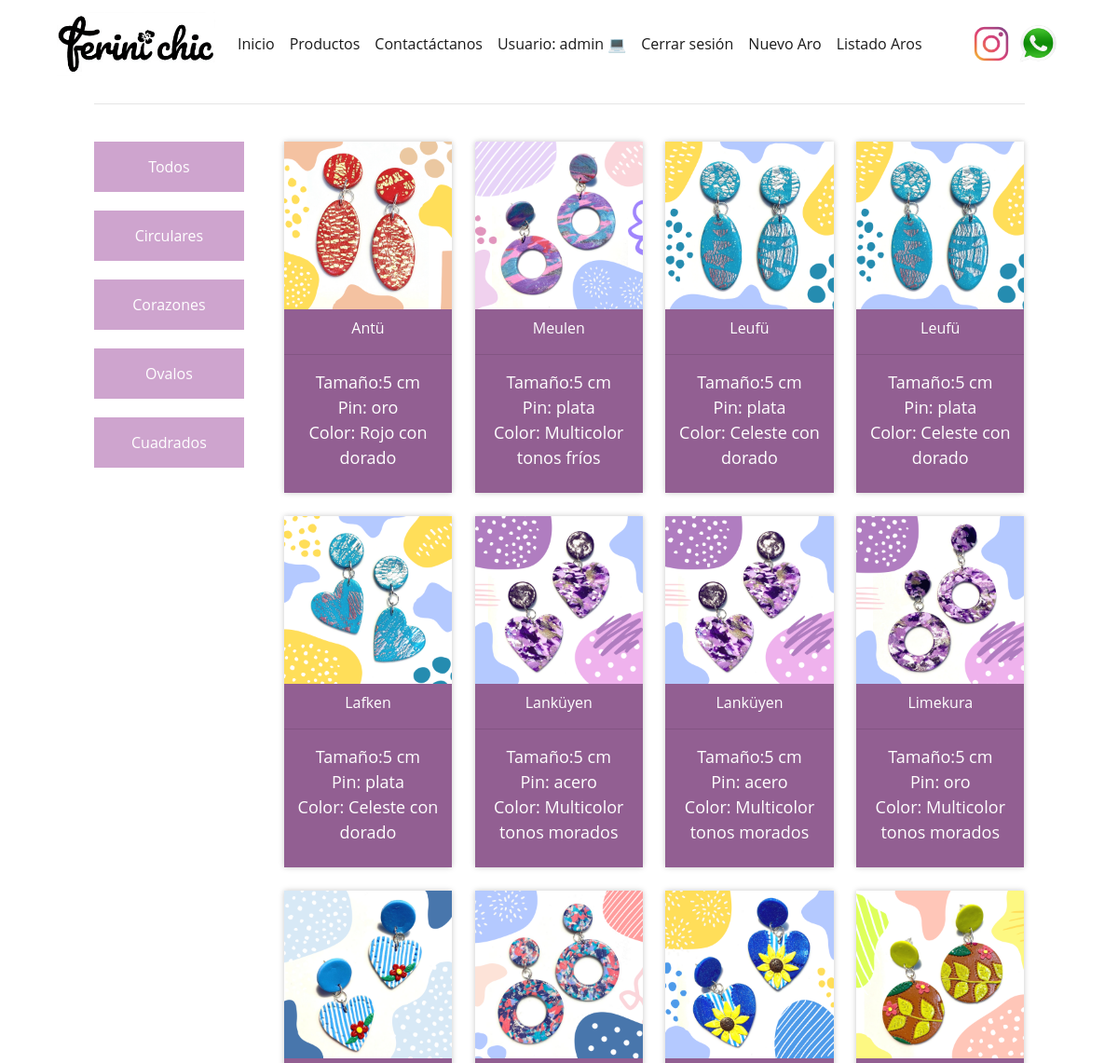
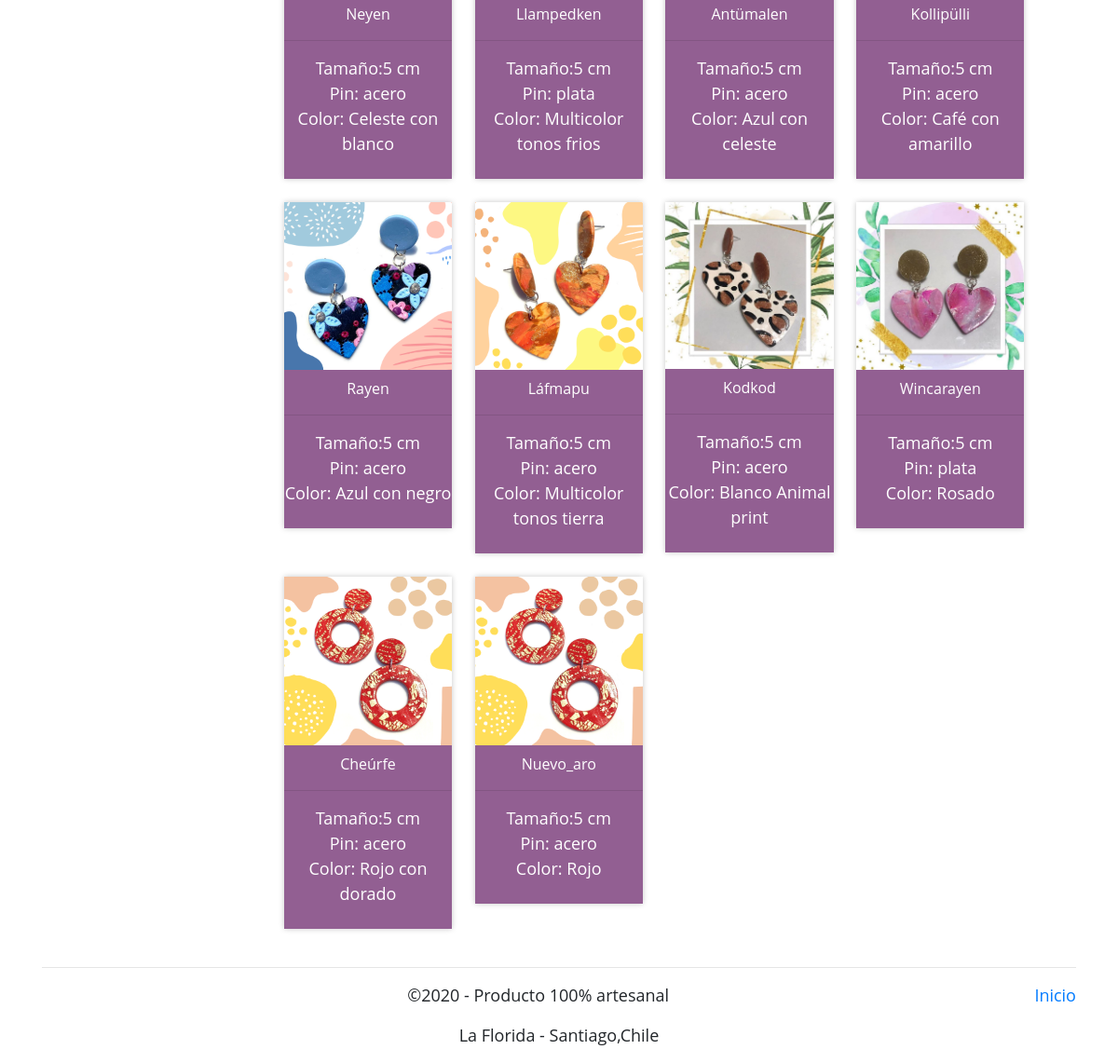
Screenshot of /aros (signed in) with the database file from the repository (2 pictures, top to bottom).
### core/models.py (models this page shows, shortened)
class TipoAro (models.Model):
    nombreT= models.CharField(max_length=50)
    def __str__(self):
        return self.nombreT

class Aro (models.Model):
    nombre= models.CharField(max_length=90)
    color= models.CharField(max_length=30)
    tamaño= models.IntegerField()
    stock= models.IntegerField()
    tipoPin= models.CharField(max_length=20)
    tipoforma= models.ForeignKey(TipoAro, on_delete=models.CASCADE)
    imagen = models.ImageField(null=True, blank =True)

### core/views.py (the view)
# urls.py: path('aros', aros, name ="aros"),
def aros(request):
    data={
        'tipoAros':TipoAro.objects.all(),
        'aritos':Aro.objects.all()
    }
    return render(request,'core/aros.html',data)

### core/templates/core/aros.html (shortened to what this page needs)
{% extends 'core/baseEstructura.html' %}
{% load static %}
{%block css%}
  <link rel="stylesheet" type="text/css" href="{% static 'core/css/estiloProductos.css'%}">
{%endblock%}
{% block contenido %}
  <div class="wrap">
    <hr class="featurette-divider">
    <br>
    <div class="store-wrapper">
      <div class="category_list">
        <a href="#" class="category_item" category="all">Todos</a>
        {%for t in tipoAros%}
        <a href="#" class="category_item" category="{{t.nombreT}}">{{ t.nombreT }}</a>
        {% endfor %}
      </div>
      <section class="products-list">
        {%for a in aritos%}
        <div class="product-item" category="{{a.tipoforma}}">
          <img src="{{a.imagen.url}}" alt="" >
          <a href="#">{{a.nombre}} <hr><p>Tamaño:{{a.tamaño}} cm <br/> Pin: {{a.tipoPin}}
            <br/> Color: {{a.color}} <br/></p> </a>
        </div>
        {%endfor%}
      </section>
    </div>
  </div>
{%endblock%}

### core/templates/core/baseEstructura.html (shortened to what this page needs)
<!doctype html  >
<html lang="en">
  <head>
    <link rel="stylesheet" href="https://cdn.jsdelivr.net/npm/bootstrap@4.5.3/dist/css/bootstrap.min.css">
    {% load static %}
    {%block css%}
    {%endblock%}
  </head>
  <body>
    <div id="barra" class="container">
        <nav class ="navbar navbar-expand-lg navbar-light  bg-white">
            <a class="navbar-brand">
                <img id="logo" src="{% static 'core/imagenes/logoo.png'%}"   alt="logo">
            </a>
            <div class="collapse navbar-collapse" id="menu">
                <ul class="navbar-nav mr-auto">
                    <li class="nav-item active">
                        <a href="{% url 'home'%}" class="nav-link">Inicio</a>
                    </li>
                    <li class="nav-item active">
                        <a href="{% url 'aros'%}" class="nav-link">Productos</a>
                    </li>
                    <li class="nav-item active">
                        <a href="{% url 'Contacto'%}" class="nav-link">Contactáctanos</a>
                    </li>
                    {%if user.is_authenticated%}
                      <li class="nav-item active">
                        <a href="#" class="nav-link"> Usuario: {{ user.username}} 💻</a>
                      </li>
                      <li class="nav-item active">
                        <a href="{% url 'logout'%}" class="nav-link"> Cerrar sesión</a>
                      </li>
                      <li class="nav-item active">
                        <a href="{%url 'nuevo_aro'%}"  class="nav-link">Nuevo Aro</a>
                      </li>
                      <li class="nav-item active">
                        <a href="{%url 'ListadoAros'%}"  class="nav-link">Listado Aros</a>
                      </li>
                    {% endif %}
                </ul>
                <span class="navbar-text">
                  <a href="https://www.instagram.com/ferini_chic/?hl=es-la" target="blank"><img class="redes" src="{% static 'core/imagenes/insta.png'%}" alt=""></a>
                </span>
                <span class="navbar-text">
                  <a href="https://api.whatsapp.com/send?phone=56950596898" target="blank"><img class="redes" src="{% static 'core/imagenes/wp.png'%}"  alt=""></a>
                </span>
            </div>
          </nav>
    <div id="contenidoPrincipal">
        {% block contenido %}
        {%endblock%}
    </div>
  </div>
  <footer class="container">
    <hr class="colorhr featurette-divider">
    <p class="float-right"><a href="#">Inicio</a></p>
    <p class="elFooter">&copy;2020  - Producto 100% artesanal   </p>
    <p class="elFooter"> La Florida - Santiago,Chile </p>
  </footer>
  </body>
</html>

### core/static/core/css/estiloProductos.css (style rules this page uses)
* { margin: 0px; padding: 0px; }
body { font-family: 'Open Sans', sans-serif; }
.wrap { max-width: 1100px; width: 90%; margin: auto; }
.store-wrapper { display: flex; flex-wrap: wrap; }
.category_list { display: flex; flex-direction: column; width: 18%; }
.category_list .category_item { display: block; width: 90%; padding: 15px 0; margin-bottom: 20px; background: #cea4ce; text-align: center; text-decoration: none; color: #ffffff; }
.products-list { width: 82%; display: flex; flex-wrap: wrap; }
.products-list .product-item { width: 22%; margin-left: 3%; margin-bottom: 25px; box-shadow: 0px 0px 6px 0px rgba(0,0,0,0.22); display: flex; flex-direction: column; align-items: center; align-self: flex-start; transition: all .4s; }
.products-list .product-item img { width: 100%; }
.products-list .product-item a { display: block; width: 100%; padding: 8px 0; background: #925f92; color: #ffffff; text-align: center; text-decoration: none; }
.elFooter { text-align: center; }
.redes { height: 50px; padding: 5px; }
#logo { width : 170px; }
p { font-size: large; }

### rows the page displays
TipoAro: nombreT "Circulares"
TipoAro: nombreT "Corazones"
TipoAro: nombreT "Ovalos"
TipoAro: nombreT "Cuadrados"
Aro: imagen (picture), nombre "Antü", tamaño "5", tipoPin "oro", color "Rojo con dorado"
Aro: imagen (picture), nombre "Meulen", tamaño "5", tipoPin "plata", color "Multicolor tonos fríos"
Aro: imagen (picture), nombre "Leufü", tamaño "5", tipoPin "plata", color "Celeste con dorado"
Aro: imagen (picture), nombre "Leufü", tamaño "5", tipoPin "plata", color "Celeste con dorado"
Aro: imagen (picture), nombre "Lafken", tamaño "5", tipoPin "plata", color "Celeste con dorado"
Aro: imagen (picture), nombre "Lanküyen", tamaño "5", tipoPin "acero", color "Multicolor tonos morados"
Aro: imagen (picture), nombre "Lanküyen", tamaño "5", tipoPin "acero", color "Multicolor tonos morados"
Aro: imagen (picture), nombre "Limekura", tamaño "5", tipoPin "oro", color "Multicolor tonos morados"
Aro: imagen (picture), nombre "Neyen", tamaño "5", tipoPin "acero", color "Celeste con blanco"
Aro: imagen (picture), nombre "Llampedken", tamaño "5", tipoPin "plata", color "Multicolor tonos frios"
Aro: imagen (picture), nombre "Antümalen", tamaño "5", tipoPin "acero", color "Azul con celeste"
Aro: imagen (picture), nombre "Kollipülli", tamaño "5", tipoPin "acero", color "Café con amarillo"
Aro: imagen (picture), nombre "Rayen", tamaño "5", tipoPin "acero", color "Azul con negro"
Aro: imagen (picture), nombre "Láfmapu", tamaño "5", tipoPin "acero", color "Multicolor tonos tierra"
Aro: imagen (picture), nombre "Kodkod", tamaño "5", tipoPin "acero", color "Blanco Animal print"
Aro: imagen (picture), nombre "Wincarayen", tamaño "5", tipoPin "plata", color "Rosado"
Aro: imagen (picture), nombre "Cheúrfe", tamaño "5", tipoPin "acero", color "Rojo con dorado"
Aro: imagen (picture), nombre "Nuevo_aro", tamaño "5", tipoPin "acero", color "Rojo"

### other values shown
{{ user.username }} "admin"
